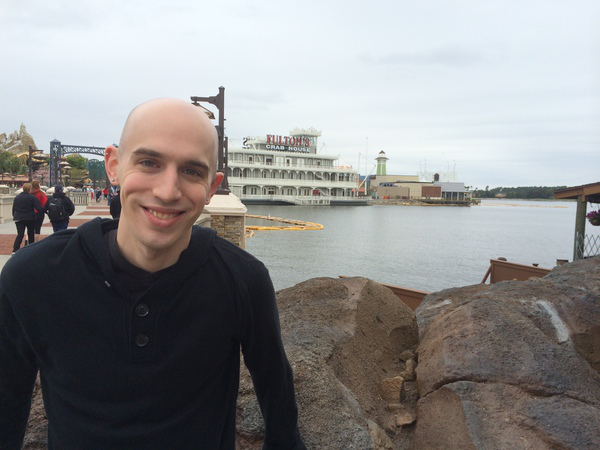
#> input picture florida_trip.png, 600 x 450 px
$ python masking.py --image florida_trip.png
#> lines starting #> are read from the running program, lines starting #| are printed output that depends on the picture; after the words box and inside, x2 and y2 are one past the last pixel; in counts of white or black regions, pixels touching at a corner belong together
# import the necessary packages
import numpy as np
import argparse
import cv2

# construct the argument parser and parse the arguments
ap = argparse.ArgumentParser()
ap.add_argument("-i", "--image", required=True, help="Path to the image")
args = vars(ap.parse_args())

# load the image and display it
image = cv2.imread(args["image"])
#> image is the input picture: shape (450, 600, 3); mean B, G, R 139.9, 140.1, 141
cv2.imshow("Original", image)

# Masking allows us to focus only on parts of an image that interest us.
# A mask is the same size as our image, but has only two pixel values,
# 0 and 255. Pixels with a value of 0 are ignored in the orignal image,
# and mask pixels with a value of 255 are allowed to be kept. For example,
# let's construct a rectangular mask that displays only the person in
# the image
# mask = np.zeros(image.shape[:2], dtype="uint8")
# cv2.rectangle(mask, (0, 90), (290, 450), 255, -1)
# cv2.imshow("Mask", mask)

# # Apply our mask -- notice how only the person in the image is cropped out
# masked = cv2.bitwise_and(image, image, mask=mask)
# cv2.imshow("Mask Applied to Image", masked)
# cv2.waitKey(0)

# # Now, let's make a circular mask with a radius of 100 pixels and apply the
# # mask again
# mask = np.zeros(image.shape[:2], dtype="uint8")
# cv2.circle(mask, (145, 200), 100, 255, -1)
# masked = cv2.bitwise_and(image, image, mask=mask)
# cv2.imshow("Mask", mask)
# cv2.imshow("Mask Applied to Image", masked)
# cv2.waitKey(0)

# 2. Question
# What is the correct code to draw a 10 x 10 square mask centered at coordinates (x, y)?
(h, w) = image.shape[:2]
#> h = 450; w = 600
(cX, cY) = (w / 2, h / 2)
#> cX = 300; cY = 225

mask = np.zeros(image.shape[:2], dtype="uint8")
cv2.rectangle(mask, (cX - 10, cY - 10), (cX + 10, cY + 10), 255, -1)
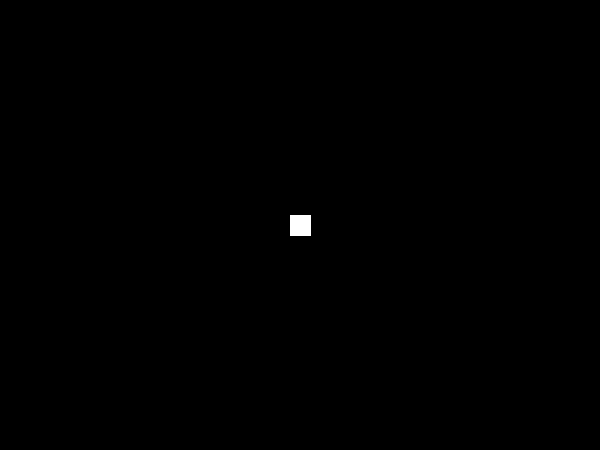
#> mask: shape (450, 600); 0.16% white; 1 white region, box (x1, y1, x2, y2) and area: (290, 215, 311, 236) 441
# cv2.rectangle(mask, (0, 90), (290, 450), 255, -1)
cv2.imshow("Mask", mask)
